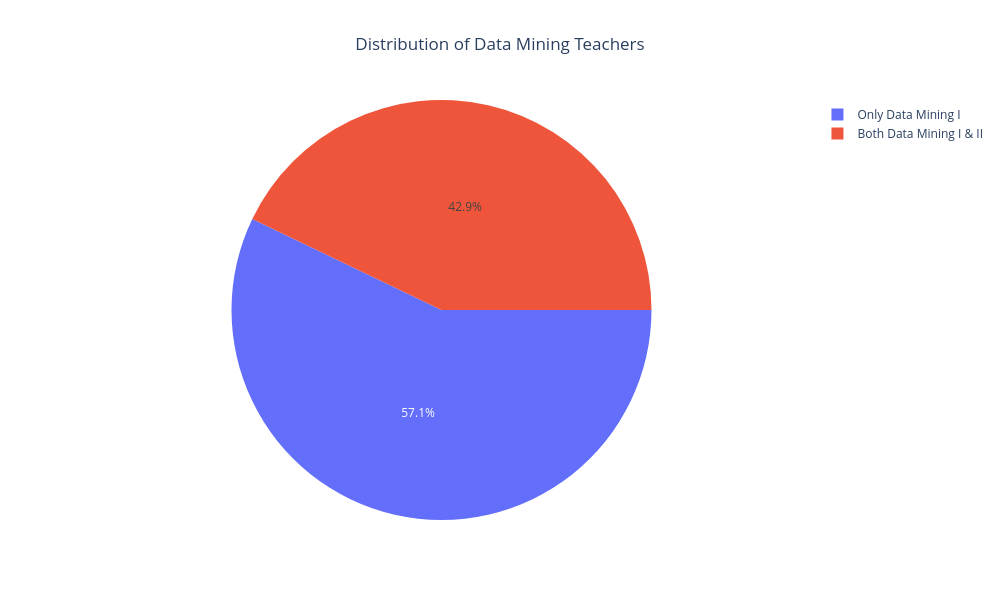

The notebook cell saved with this chart:
### Code cell
# Find teachers that only teach data mining 1, and those who teach both
teachers_only_dm1 = dm1[dm1['Courses'].apply(lambda x: 'Data Mining II' not in x)]['Name']  
teachers_both = dm12['Name'] 

# Prepare the labels and hover text to show the teachers in each catagory
labels = ['Only Data Mining I', 'Both Data Mining I & II']
sizes = [len(teachers_only_dm1), len(teachers_both)]
hover_text = [
    '<br>'.join(teachers_only_dm1), 
    '<br>'.join(teachers_both)      
]

# Create the pie chart
fig = go.Figure(data=[go.Pie(
    labels=labels,
    values=sizes,
    hoverinfo='label+text',  
    text=hover_text,         
    textinfo='percent',     
    rotation=90           
)])

fig.update_layout(
    title='Distribution of Data Mining Teachers',
    title_x=0.5,
    width=1000,  
    height=600 
)

# Show the interactive plot
fig.show()

### Figure 1 — Plotly figure (JSON) as saved in the notebook; plotly's stock layout.template omitted (floating-point values rounded to 4 significant figures)
{"data": [{"hoverinfo": "label+text", "labels": ["Only Data Mining I", "Both Data Mining I & II"], "rotation": 90, "text": ["Fernando Bação<br>Ivo Bernardo<br>Leon Debatin<br>Vasco Jesus", "Ricardo Santos<br>Roberto Henriques<br>Sofia Carreira da Conceição Alves Pereira"], "textinfo": "percent", "type": "pie", "values": [4, 3]}], "layout": {"height": 600, "title": {"text": "Distribution of Data Mining Teachers", "x": 0.5}, "width": 1000}}
